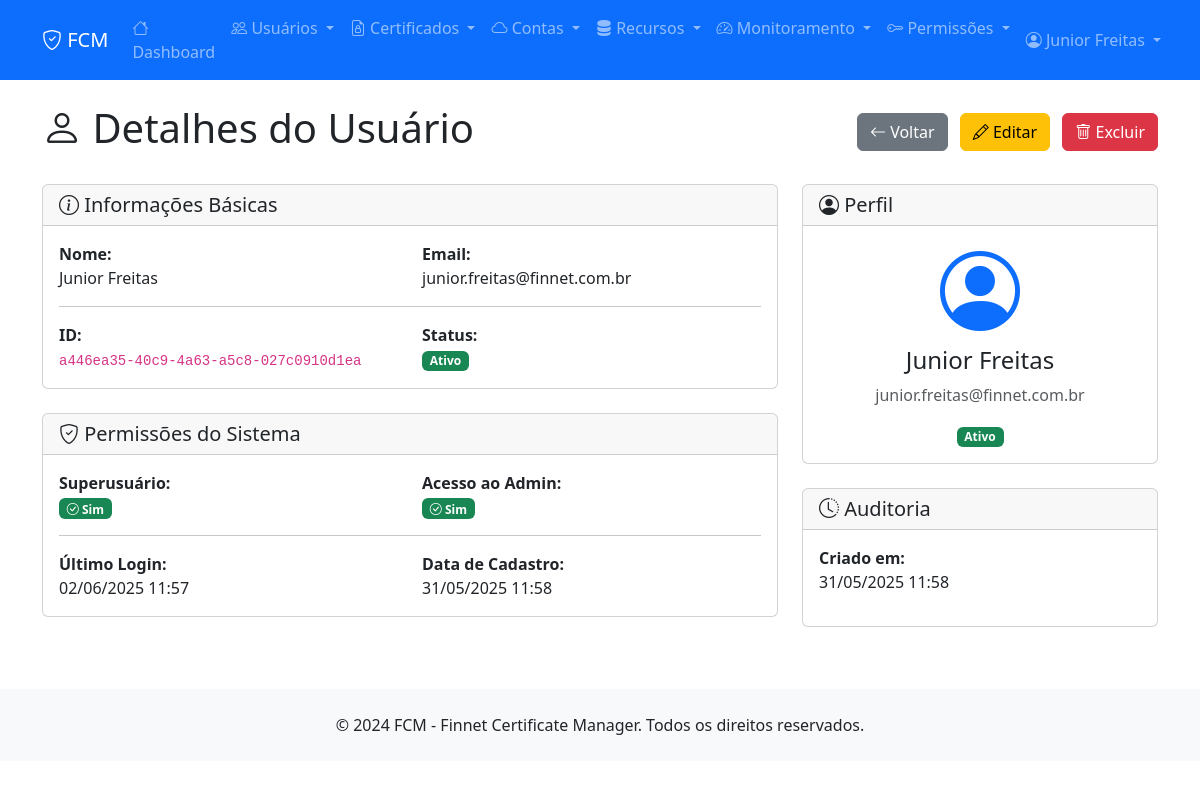
The page /users/a446ea35-40c9-4a63-a5c8-027c0910d1ea/ (signed in) on the database its author committed.
### apps/users/models.py (models this page shows, shortened)
class User(AbstractUser):
    STATUS_CHOICES = [
        (0, 'Ativo'),
        (1, 'Inativo'),
    ]
    id = models.CharField(max_length=255, primary_key=True)
    nome = models.CharField(max_length=255, verbose_name='Nome')
    email = models.EmailField(unique=True, verbose_name='Email')
    status = models.IntegerField(choices=STATUS_CHOICES, default=0, verbose_name='Status')
    data_cad = models.DateTimeField(default=timezone.now, verbose_name='Data de Cadastro')
    usu_cad = models.CharField(max_length=255, verbose_name='Usuário de Cadastro', blank=True)
    data_atu = models.DateTimeField(null=True, blank=True, verbose_name='Data de Atualização')
    usu_atu = models.CharField(max_length=255, null=True, blank=True, verbose_name='Usuário de Atualização')
    username = None
    first_name = None
    last_name = None
    USERNAME_FIELD = 'email'
    REQUIRED_FIELDS = ['nome']
    objects = UserManager()
    class Meta:
        db_table = 'users'
        verbose_name = 'Usuário'
        verbose_name_plural = 'Usuários'

### apps/users/views.py (the view)
# urls.py: path('<str:user_id>/', views.user_detail, name='detail'),
@login_required
def user_detail(request, user_id):
    user = get_object_or_404(User, id=user_id)
    return render(request, 'users/detail.html', {'user': user})

### templates/users/detail.html (shortened to what this page needs)
{% extends 'base.html' %}
{% block content %}
<div class="d-flex justify-content-between align-items-center mb-4">
    <h1><i class="bi bi-person"></i> Detalhes do Usuário</h1>
    <div>
        <a href="{% url 'users:list' %}" class="btn btn-secondary me-2">
            <i class="bi bi-arrow-left"></i> Voltar
        </a>
        <a href="{% url 'users:edit' user.id %}" class="btn btn-warning me-2">
            <i class="bi bi-pencil"></i> Editar
        </a>
        <a href="{% url 'users:delete' user.id %}" class="btn btn-danger">
            <i class="bi bi-trash"></i> Excluir
        </a>
    </div>
</div>
<div class="row">
    <div class="col-md-8">
        <div class="card mb-4">
            <div class="card-header">
                <h5 class="mb-0"><i class="bi bi-info-circle"></i> Informações Básicas</h5>
            </div>
            <div class="card-body">
                <div class="row">
                    <div class="col-md-6">
                        <strong>Nome:</strong><br>
                        {{ user.nome }}
                    </div>
                    <div class="col-md-6">
                        <strong>Email:</strong><br>
                        {{ user.email }}
                    </div>
                </div>
                <hr>
                <div class="row">
                    <div class="col-md-6">
                        <strong>ID:</strong><br>
                        <code>{{ user.id }}</code>
                    </div>
                    <div class="col-md-6">
                        <strong>Status:</strong><br>
                        {% if user.status == 0 %}
                            <span class="badge bg-success">Ativo</span>
                        {% else %}
                            <span class="badge bg-danger">Inativo</span>
                        {% endif %}
                    </div>
                </div>
            </div>
        </div>
        <div class="card mb-4">
            <div class="card-header">
                <h5 class="mb-0"><i class="bi bi-shield-check"></i> Permissões do Sistema</h5>
            </div>
            <div class="card-body">
                <div class="row">
                    <div class="col-md-6">
                        <strong>Superusuário:</strong><br>
                        {% if user.is_superuser %}
                            <span class="badge bg-success"><i class="bi bi-check-circle"></i> Sim</span>
                        {% else %}
                            <span class="badge bg-secondary"><i class="bi bi-x-circle"></i> Não</span>
                        {% endif %}
                    </div>
                    <div class="col-md-6">
                        <strong>Acesso ao Admin:</strong><br>
                        {% if user.is_staff %}
                            <span class="badge bg-success"><i class="bi bi-check-circle"></i> Sim</span>
                        {% else %}
                            <span class="badge bg-secondary"><i class="bi bi-x-circle"></i> Não</span>
                        {% endif %}
                    </div>
                </div>
                <hr>
                <div class="row">
                    <div class="col-md-6">
                        <strong>Último Login:</strong><br>
                        {% if user.last_login %}
                            {{ user.last_login|date:"d/m/Y H:i" }}
                        {% else %}
                            <span class="text-muted">Nunca fez login</span>
                        {% endif %}
                    </div>
                    <div class="col-md-6">
                        <strong>Data de Cadastro:</strong><br>
                        {{ user.date_joined|date:"d/m/Y H:i" }}
                    </div>
                </div>
            </div>
        </div>
    </div>
    <div class="col-md-4">
        <div class="card mb-4">
            <div class="card-header">
                <h5 class="mb-0"><i class="bi bi-person-circle"></i> Perfil</h5>
            </div>
            <div class="card-body text-center">
                <i class="bi bi-person-circle display-1 text-primary"></i>
                <h4 class="mt-2">{{ user.nome }}</h4>
                <p class="text-muted">{{ user.email }}</p>
                {% if user.status == 0 %}
                    <span class="badge bg-success">Ativo</span>
                {% else %}
                    <span class="badge bg-danger">Inativo</span>
                {% endif %}
            </div>
        </div>
        <div class="card">
            <div class="card-header">
                <h5 class="mb-0"><i class="bi bi-clock-history"></i> Auditoria</h5>
            </div>
            <div class="card-body">
                <div class="mb-3">
                    <strong>Criado em:</strong><br>
                    {{ user.data_cad|date:"d/m/Y H:i" }}
                </div>
            </div>
        </div>
    </div>
</div>
{% endblock %}

### templates/base.html (shortened to what this page needs)
<!DOCTYPE html>
<html lang="pt-br">
<head>
    <link href="https://cdn.jsdelivr.net/npm/bootstrap@5.3.0/dist/css/bootstrap.min.css" rel="stylesheet">
    <link href="https://cdn.jsdelivr.net/npm/bootstrap-icons@1.10.0/font/bootstrap-icons.css" rel="stylesheet">
    <link href="https://cdnjs.cloudflare.com/ajax/libs/font-awesome/6.4.0/css/all.min.css" rel="stylesheet">
</head>
<body>
    <nav class="navbar navbar-expand-lg navbar-dark bg-primary">
        <div class="container">
            <a class="navbar-brand" href="{% url 'dashboard' %}">
                <i class="bi bi-shield-check"></i> FCM
            </a>
            <div class="collapse navbar-collapse" id="navbarNav">
                <ul class="navbar-nav me-auto">
                    <li class="nav-item">
                        <a class="nav-link" href="{% url 'dashboard' %}">
                            <i class="bi bi-house"></i> Dashboard
                        </a>
                    </li>
                    <li class="nav-item dropdown">
                        <a class="nav-link dropdown-toggle" href="#" role="button" data-bs-toggle="dropdown">
                            <i class="bi bi-people"></i> Usuários
                        </a>
                    </li>
                    <li class="nav-item dropdown">
                        <a class="nav-link dropdown-toggle" href="#" role="button" data-bs-toggle="dropdown">
                            <i class="bi bi-file-earmark-lock"></i> Certificados
                        </a>
                    </li>
                    <li class="nav-item dropdown">
                        <a class="nav-link dropdown-toggle" href="#" role="button" data-bs-toggle="dropdown">
                            <i class="bi bi-cloud"></i> Contas
                        </a>
                    </li>
                    <li class="nav-item dropdown">
                        <a class="nav-link dropdown-toggle" href="#" role="button" data-bs-toggle="dropdown">
                            <i class="bi bi-server"></i> Recursos
                        </a>
                    </li>
                    <li class="nav-item dropdown">
                        <a class="nav-link dropdown-toggle" href="#" role="button" data-bs-toggle="dropdown">
                            <i class="bi bi-speedometer2"></i> Monitoramento
                        </a>
                    </li>
                    <li class="nav-item dropdown">
                        <a class="nav-link dropdown-toggle" href="#" role="button" data-bs-toggle="dropdown">
                            <i class="bi bi-key"></i> Permissões
                        </a>
                    </li>
                </ul>
                <ul class="navbar-nav">
                    {% if user.is_authenticated %}
                        <li class="nav-item dropdown">
                            <a class="nav-link dropdown-toggle" href="#" role="button" data-bs-toggle="dropdown">
                                <i class="bi bi-person-circle"></i> {{ user.nome|default:user.email }}
                            </a>
                        </li>
                    {% else %}
                        <li class="nav-item">
                            <a class="nav-link" href="{% url 'login' %}">
                                <i class="bi bi-box-arrow-in-right"></i> Entrar
                            </a>
                        </li>
                    {% endif %}
                </ul>
            </div>
        </div>
    </nav>
    <main class="container my-4">
        {% block content %}{% endblock %}
    </main>
    <footer class="bg-light py-4 mt-5">
        <div class="container text-center">
            <p class="mb-0">&copy; 2024 FCM - Finnet Certificate Manager. Todos os direitos reservados.</p>
        </div>
    </footer>
</body>
</html>

### rows shown on the page
User: nome "Junior Freitas", email "junior.freitas@finnet.com.br", id "a446ea35-40c9-4a63-a5c8-027c0910d1ea", last_login "02/06/2025 11:57", date_joined "31/05/2025 11:58", data_cad "31/05/2025 11:58"
